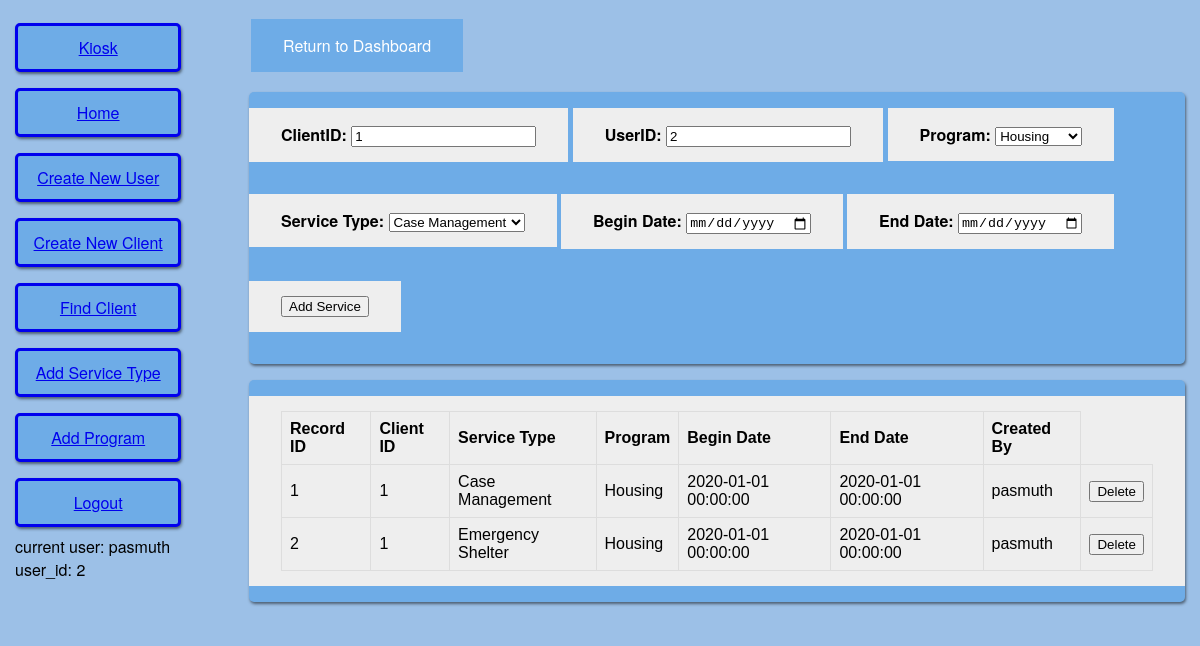
The page /add_Service_1 (signed in) on the database its author committed.
### app/models.py (models this page shows, shortened)
class User(UserMixin, db.Model):
	id = db.Column(db.Integer, primary_key = True)
	username = db.Column(db.String(64), index = True, unique = True)
	email = db.Column(db.String(120), index = True, unique = True)
	password_hash = db.Column(db.String(128))

class Service(db.Model):
	id = db.Column(db.Integer, primary_key = True)
	service_type_id = db.Column(db.Integer, db.ForeignKey('service_type.id'))
	client_id = db.Column(db.Integer, db.ForeignKey('client.id'))
	program_id = db.Column(db.Integer, db.ForeignKey('program.id'))
	created_by = db.Column(db.Integer, db.ForeignKey('user.id'))
	created_date = db.Column(db.DateTime, index = True, default = datetime.utcnow)
	begin_date = db.Column(db.DateTime)
	end_date = db.Column(db.DateTime)
	program = db.relationship('Program', uselist = False)
	user = db.relationship('User', uselist = False)
	service_type = db.relationship('ServiceType', uselist = False)
	client = db.relationship('Client', uselist = False)

class ServiceType(db.Model):
	id = db.Column(db.Integer, primary_key = True)
	name = db.Column(db.String(50))

class Program(db.Model):
	id = db.Column(db.Integer, primary_key = True)
	name = db.Column(db.String(20))

### app/routes.py (the view)
@app.route('/add_<record_type>', methods = ['GET','POST'])
def add_record(record_type):
	record_class = globals()[record_type]
	record_form = globals()['Create'+record_type]
	instance = record_form()
	records = record_class.query.all()
	if instance.validate_on_submit():
		instance.execute_transaction()
		return redirect(url_for('add_record', record_type = record_type))
	return render_template('add_record.html', title = instance.form_title, form = instance, data = records)

### app/forms.py (shortened to what this page needs)
class CreateService(FlaskForm):
	form_title = 'Create Program'
	program_choices = [(p.id, p.name) for p in Program.query.all()]
	ServiceType_choices = [(st.id, st.name) for st in ServiceType.query.all()]
	client_id = IntegerField('ClientID')
	created_by = IntegerField('UserID')
	program = SelectField('Program', choices = program_choices, coerce = int)
	service_type = SelectField('Service Type', choices = ServiceType_choices, coerce = int)
	begin_date = DateField('Begin Date', format='%Y-%m-%d')
	end_date = DateField('End Date', format='%Y-%m-%d')
	submit = SubmitField('Add Service')

### app/models.py (called while the page is built)
@login.user_loader
def load_user(id):
	return User.query.get(int(id))

### app/routes.py (called while the page is built)
@app.route('/add_Service_<clientid>', methods = ['GET','POST'])
def add_service(clientid):
	services = Service.query.filter(Service.client_id == clientid).all()
	prefill = {'client_id':clientid,'created_by':current_user.id}
	form = CreateService(data = prefill)
	if form.validate_on_submit():
		form.execute_transaction()
		return redirect(url_for('add_service', clientid = clientid))
	return render_template('add_service.html', title = 'Add Service', form = form, data = services, cid = clientid)

### app/templates/add_service.html (shortened to what this page needs)
{% extends "base.html" %}
{% block content %}
    <div class="addRecord">
        <form action="" method="post">
            {% for field in form %}
                {% if field.type != 'CSRFTokenField' %}
                <div class="formElement">
                	{% if field.type == 'SubmitField' %}
	                	<center>{{ field() }}</center>
                	{% else %}
	                    <strong>{{ field.label() }}:</strong>
	                    {{ field() }} <br>
                    {% endif %}
                </div>
                {% endif %}
            {% endfor %}
        </form>
    </div>
    <div class="showRecord">
        <div class="formElement">
            <table>
                <tr>
                    <th>Record ID</th>
                    <th>Client ID</th>
                    <th>Service Type</th>
                    <th>Program</th>
                    <th>Begin Date</th>
                    <th>End Date</th>
                    <th>Created By</th>
                </tr>
                {% for d in data %}
                <tr>
                    <td class='serviceRecordID'>{{ d.id }}</td>
                    <td class='clientID'>{{ d.client_id }}</td>
                    <td>{{ d.service_type.name }}</td>
                    <td>{{ d.program.name }}</td>
                    <td>{{ d.begin_date }}</td>
                    <td>{{ d.end_date }}</td>
                    <td>{{ d.user.username }}</td>
                    <td><button class="delBtn" type="button">Delete</button></td>
                </tr>
                {% endfor %}
            </table>
        </div>
    </div>
{% endblock %}

### app/templates/base.html (shortened to what this page needs)
<html>
    <head>
      <link rel="stylesheet" href="{{ url_for('static', filename = 'styles/main.css') }}">
    </head>
    <body>
        <div class="row">
          <div class="leftColumn">
            {% if current_user.is_anonymous %}
            <a class="header_button" href="{{ url_for('login') }}">Login</a>
            {% else %}
            <a class="header_button" href="{{ url_for('client_checkin') }}">Kiosk</a>
            <a class="header_button" href="{{ url_for('index') }}">Home</a>
            <a class="header_button" href="{{ url_for('render_form', form = 'RegistrationForm') }}">Create New User</a>
            <a class="header_button" href="{{ url_for('create_client') }}">Create New Client</a>
            <a class="header_button" href="{{ url_for('view_clients', client_data = 'None') }}">Find Client</a>
            <a class="header_button" href="{{ url_for('add_record', record_type = 'ServiceType') }}">Add Service Type</a>
            <a class="header_button" href="{{ url_for('add_record', record_type = 'Program') }}">Add Program</a>
            <a class="header_button" href="{{ url_for('logout') }}">Logout</a>
            current user: {{ current_user.username }} <br>
            user_id: {{ current_user.id }} <br>
            {% endif %}
          </div>
          <div class="rightColumn">
            {% if cid %}
            <a class="button" href="{{ url_for('client_dashboard', clientid = cid) }}">Return to Dashboard</a>
            {% endif %}
            {% block content %}{% endblock %}
          </div>
        </div>
    </body>
</html>

### app/static/styles/main.css (style rules this page uses)
body { margin: 0; padding: 0; font-family: "Helvetica Neue", Helvetica, Arial, sans-serif; color: #000000; padding: 15px; background: #9cc0e7; }
table { font-family: arial, sans-serif; border-collapse: collapse; }
td { border: 1px solid #dddddd; text-align: left; padding: 8px; }
th { border: 1px solid #dddddd; background-color: #EEEEEE; text-align: left; padding: 8px; }
.row:after { content: ""; display: table; clear: both; }
.formElement { padding: 15px 32px; background: #EEEEEE; margin: 1em 0; display: inline-block; text-align: center; font-size: 16px; cursor: pointer; }
.button { background: #6EACE7; border: none; color: white; padding: 15px 32px; text-align: center; text-decoration: none; display: inline-block; font-size: 16px; margin: 4px 2px; cursor: pointer; }
.addRecord { float: center; display: flex; flex-wrap: wrap; align-content: space-around; justify-content: space-evenly; background: #6EACE7; margin: 1em 0; box-shadow: 1px 2px 3px rgba(0,0,0,.5); border-radius: 5px; }
.showRecord { float: center; display: flex; flex-wrap: wrap; align-content: space-around; justify-content: space-evenly; background: #6EACE7; margin: 1em 0; box-shadow: 1px 2px 3px rgba(0,0,0,.5); border-radius: 5px; }
.leftColumn { float: left; width: 15%; display: flex; flex-wrap: wrap; align-content: space-around }
.rightColumn { float: right; width: 80%; }
.header_button { border: solid; padding: 10px 10px; text-align: center; background-color: #6EACE7; width: 80%; float: left; margin: .5em 0; box-shadow: 1px 2px 3px rgba(0,0,0,.5); border-radius: 5px; }

### rows shown on the page
User: username "pasmuth", id "2"
Service: id "1", client_id "1", service_type.name "Case Management", program.name "Housing", begin_date "2020-01-01 00:00:00", end_date "2020-01-01 00:00:00", user.username "pasmuth"
Service: id "2", client_id "1", service_type.name "Emergency Shelter", program.name "Housing", begin_date "2020-01-01 00:00:00", end_date "2020-01-01 00:00:00", user.username "pasmuth"

### other values the page prints
{{ field.label() }} "ClientID" "UserID" "Program" "Service Type" "Begin Date" "End Date"
